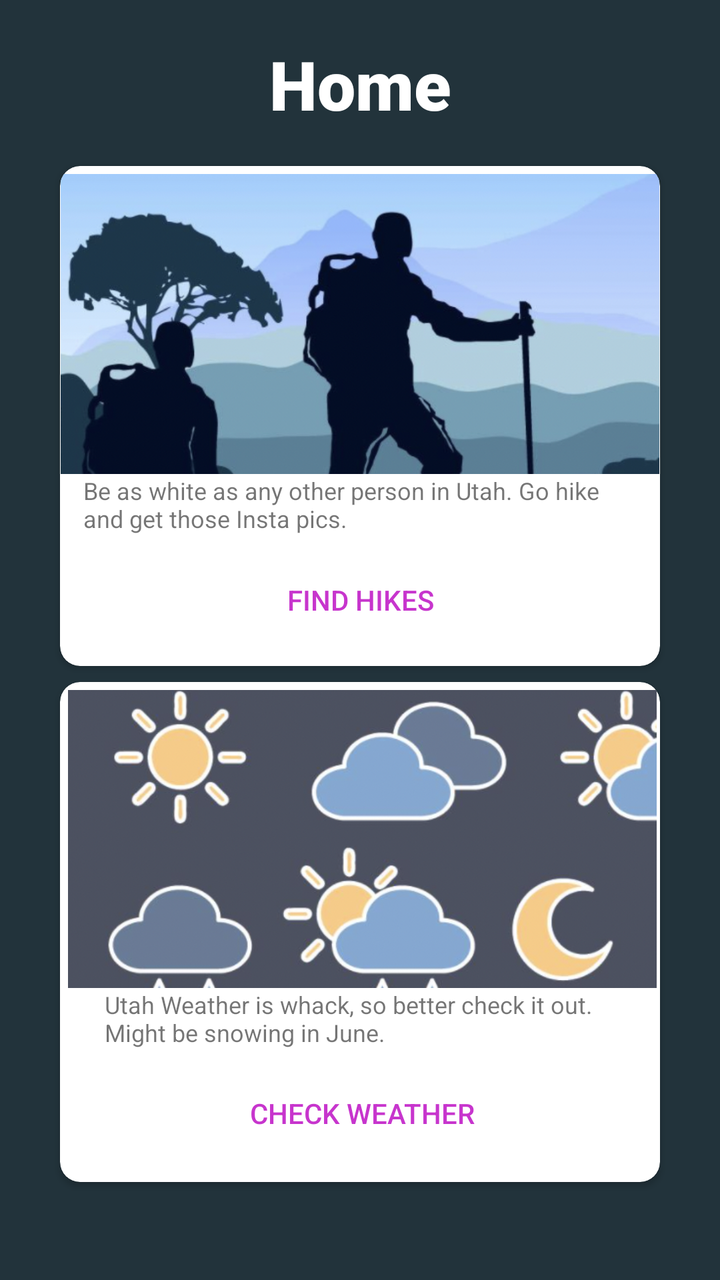
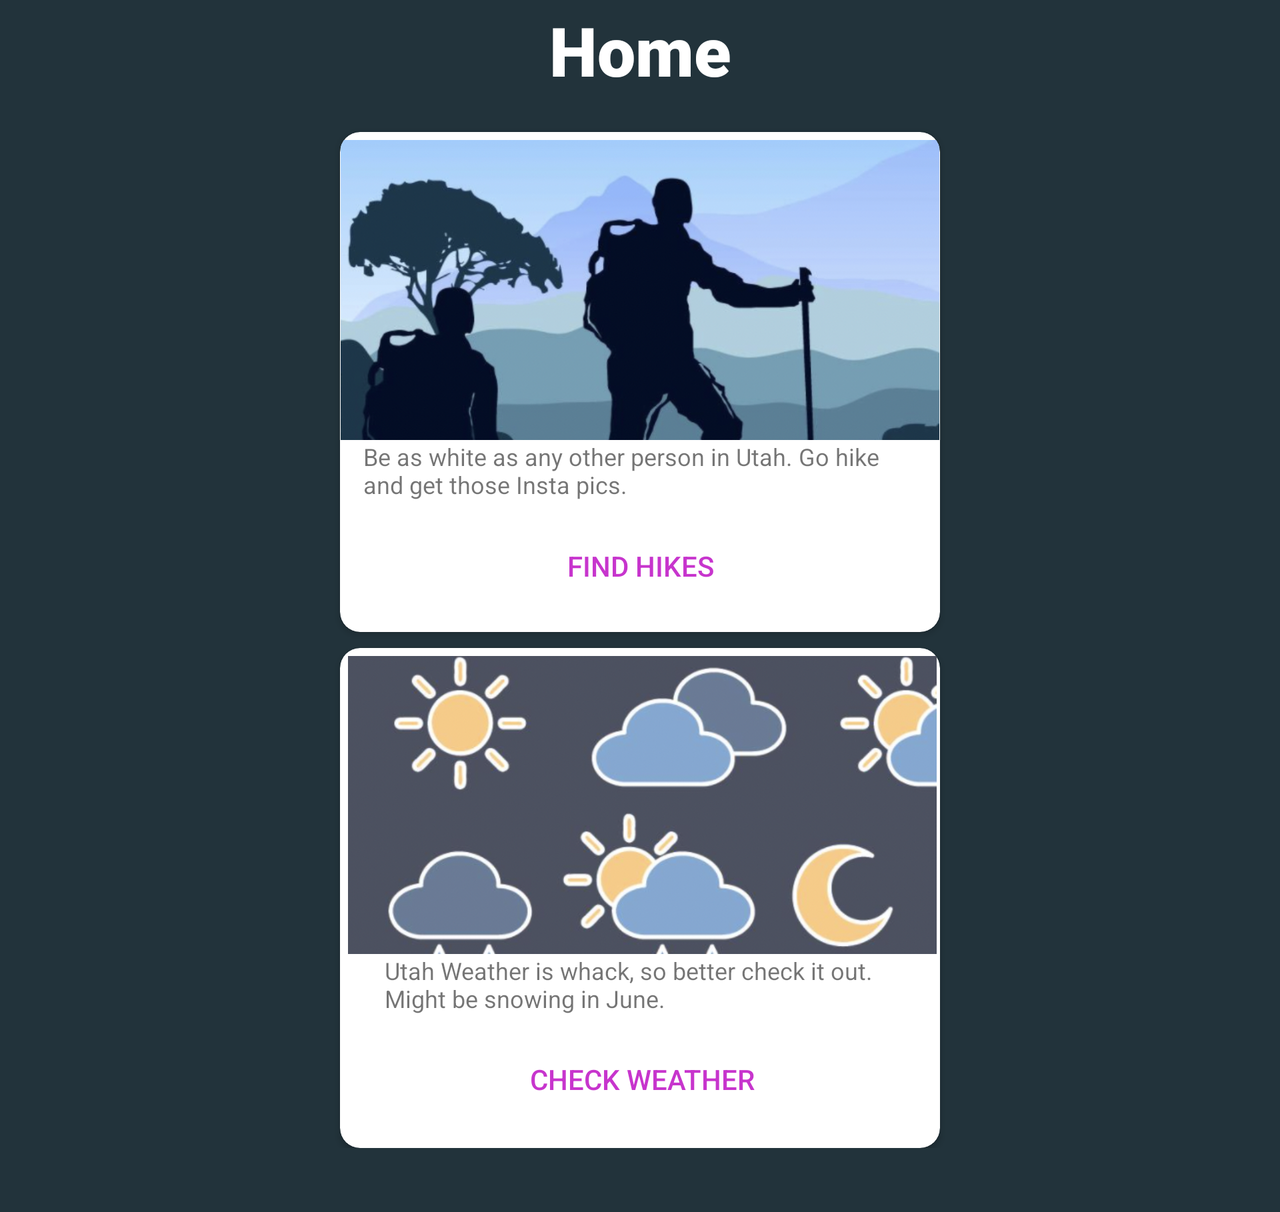

One screen, two layout resources from the same app: the default and the repository's alternative for another configuration. Each is rendered where Android would select it; the XML of both is given below.
<!-- AndroidManifest.xml: application theme Theme.LifestyleApp -->
<!-- res/layout/fragment_home.xml -->
<?xml version="1.0" encoding="utf-8"?>
<LinearLayout xmlns:android="http://schemas.android.com/apk/res/android"
    xmlns:app="http://schemas.android.com/apk/res-auto"
    xmlns:tools="http://schemas.android.com/tools"
    xmlns:card_view="http://schemas.android.com/apk/res-auto"
    android:layout_width="match_parent"
    android:layout_height="match_parent"
    android:background="#22333B"
    android:gravity="center"
    android:orientation="vertical"
    android:paddingBottom="32dp">

    <TextView
        android:layout_width="300dp"
        android:layout_height="50dp"
        android:background="#22333B"
        android:fontFamily="sans-serif-black"
        android:text="Home"
        android:layout_marginBottom="16dp"
        android:gravity="center"
        android:textColor="@color/white"
        android:textColorHighlight="#5C3535"
        android:textColorHint="#852B2B"
        android:textSize="34sp">

    </TextView>
    <androidx.cardview.widget.CardView
        android:id="@+id/hike_card_view"
        android:layout_width="300dp"
        android:layout_height="250dp"
        card_view:cardCornerRadius="10dp"
        app:cardBackgroundColor="@color/design_default_color_on_primary">

        <androidx.constraintlayout.widget.ConstraintLayout
            android:layout_width="match_parent"
            android:layout_height="match_parent">

            <ImageView
                android:id="@+id/imageView5"
                android:layout_width="300dp"
                android:layout_height="150dp"
                android:layout_marginTop="4dp"
                app:layout_constraintEnd_toEndOf="parent"
                app:layout_constraintHorizontal_bias="0.0"
                app:layout_constraintStart_toStartOf="parent"
                app:layout_constraintTop_toTopOf="parent"
                app:srcCompat="@drawable/image2" />

            <TextView
                android:id="@+id/textView3"
                android:layout_width="277dp"
                android:layout_height="39dp"
                android:text="Be as white as any other person in Utah. Go hike and get those Insta pics."
                android:textSize="12sp"
                app:layout_constraintEnd_toEndOf="@+id/imageView5"
                app:layout_constraintStart_toStartOf="@+id/imageView5"
                app:layout_constraintTop_toBottomOf="@+id/imageView5" />

            <Button
                android:id="@+id/card_hike_btn"
                style="?android:attr/borderlessButtonStyle"
                android:layout_width="108dp"
                android:layout_height="48dp"
                android:backgroundTint="#FFFFFF"
                android:fontFamily="sans-serif-medium"
                android:text="Find hikes"
                android:textColor="#C735CD"
                app:layout_constraintEnd_toEndOf="@+id/textView3"
                app:layout_constraintStart_toStartOf="@+id/textView3"
                app:layout_constraintTop_toBottomOf="@+id/textView3" />

        </androidx.constraintlayout.widget.ConstraintLayout>
    </androidx.cardview.widget.CardView>

    <TextView
        android:layout_width="300dp"
        android:layout_height="8dp" />

    <androidx.cardview.widget.CardView
        android:id="@+id/weather_card_view"
        android:layout_width="300dp"
        android:layout_height="250dp"
        card_view:cardCornerRadius="10dp">

        <androidx.constraintlayout.widget.ConstraintLayout
            android:layout_width="match_parent"
            android:layout_height="match_parent">

            <ImageView
                android:id="@+id/imageView6"
                android:layout_width="321dp"
                android:layout_height="149dp"
                android:layout_marginTop="4dp"
                app:layout_constraintEnd_toEndOf="parent"
                app:layout_constraintHorizontal_bias="0.476"
                app:layout_constraintStart_toStartOf="parent"
                app:layout_constraintTop_toTopOf="parent"
                app:srcCompat="@drawable/w_image" />

            <TextView
                android:id="@+id/textView4"
                android:layout_width="257dp"
                android:layout_height="32dp"
                android:fontFamily="sans-serif"
                android:text="Utah Weather is whack, so better check it out. Might be snowing in June."
                android:textSize="12sp"
                app:layout_constraintEnd_toEndOf="@+id/imageView6"
                app:layout_constraintStart_toStartOf="@+id/imageView6"
                app:layout_constraintTop_toBottomOf="@+id/imageView6" />

            <Button
                android:id="@+id/card_weather_btn"
                style="?android:attr/borderlessButtonStyle"
                android:layout_width="200dp"
                android:layout_height="53dp"
                android:layout_marginTop="4dp"
                android:backgroundTint="#FFFFFF"
                android:fontFamily="sans-serif-medium"
                android:text="Check Weather"
                android:textColor="#C735CD"
                app:layout_constraintEnd_toEndOf="@+id/textView4"
                app:layout_constraintStart_toStartOf="@+id/textView4"
                app:layout_constraintTop_toBottomOf="@+id/textView4" />


        </androidx.constraintlayout.widget.ConstraintLayout>


    </androidx.cardview.widget.CardView>


</LinearLayout>
<!-- resources referenced by this layout -->
<resources>
  <color name="white">#FFFFFFFF</color>
  <!-- drawable image2: png bitmap (drawable-v24, 184397 bytes) -->
  <!-- drawable w_image: png bitmap (drawable-v24, 191000 bytes) -->
  <style name="Theme.LifestyleApp" parent="Theme.MaterialComponents.DayNight.DarkActionBar">
          
          <item name="colorPrimary">@color/purple_500</item>
          <item name="colorPrimaryVariant">@color/purple_700</item>
          <item name="colorOnPrimary">@color/white</item>
          
          <item name="colorSecondary">@color/teal_200</item>
          <item name="colorSecondaryVariant">@color/teal_700</item>
          <item name="colorOnSecondary">@color/black</item>
          
          <item name="android:statusBarColor" tools:targetApi="l">?attr/colorPrimaryVariant</item>
          
      </style>
  <color name="purple_500">#FF6200EE</color>
  <color name="purple_700">#FF3700B3</color>
  <color name="teal_200">#FF03DAC5</color>
  <color name="teal_700">#FF018786</color>
  <color name="black">#FF000000</color>
</resources>
<!-- res/layout-land/fragment_home.xml (the repository's variant of the layout above) -->
<!-- drawn on the phone turned sideways -->
<?xml version="1.0" encoding="utf-8"?>
<ScrollView android:layout_width="match_parent"
    android:layout_height="match_parent"
    xmlns:android="http://schemas.android.com/apk/res/android">
<LinearLayout xmlns:android="http://schemas.android.com/apk/res/android"
    xmlns:app="http://schemas.android.com/apk/res-auto"
    xmlns:tools="http://schemas.android.com/tools"
    xmlns:card_view="http://schemas.android.com/apk/res-auto"
    android:layout_width="match_parent"
    android:layout_height="match_parent"
    android:background="#22333B"
    android:gravity="center"
    android:orientation="vertical"
    android:paddingBottom="32dp">

    <TextView
        android:layout_width="300dp"
        android:layout_height="50dp"
        android:background="#22333B"
        android:fontFamily="sans-serif-black"
        android:text="Home"
        android:layout_marginBottom="16dp"
        android:gravity="center"
        android:textColor="@color/white"
        android:textColorHighlight="#5C3535"
        android:textColorHint="#852B2B"
        android:textSize="34sp">

    </TextView>
    <androidx.cardview.widget.CardView
        android:id="@+id/hike_card_view"
        android:layout_width="300dp"
        android:layout_height="250dp"
        card_view:cardCornerRadius="10dp"
        app:cardBackgroundColor="@color/design_default_color_on_primary">

        <androidx.constraintlayout.widget.ConstraintLayout
            android:layout_width="match_parent"
            android:layout_height="match_parent">

            <ImageView
                android:id="@+id/imageView5"
                android:layout_width="300dp"
                android:layout_height="150dp"
                android:layout_marginTop="4dp"
                app:layout_constraintEnd_toEndOf="parent"
                app:layout_constraintHorizontal_bias="0.0"
                app:layout_constraintStart_toStartOf="parent"
                app:layout_constraintTop_toTopOf="parent"
                app:srcCompat="@drawable/image2" />

            <TextView
                android:id="@+id/textView3"
                android:layout_width="277dp"
                android:layout_height="39dp"
                android:text="Be as white as any other person in Utah. Go hike and get those Insta pics."
                android:textSize="12sp"
                app:layout_constraintEnd_toEndOf="@+id/imageView5"
                app:layout_constraintStart_toStartOf="@+id/imageView5"
                app:layout_constraintTop_toBottomOf="@+id/imageView5" />

            <Button
                android:id="@+id/card_hike_btn"
                style="?android:attr/borderlessButtonStyle"
                android:layout_width="108dp"
                android:layout_height="48dp"
                android:backgroundTint="#FFFFFF"
                android:fontFamily="sans-serif-medium"
                android:text="Find hikes"
                android:textColor="#C735CD"
                app:layout_constraintEnd_toEndOf="@+id/textView3"
                app:layout_constraintStart_toStartOf="@+id/textView3"
                app:layout_constraintTop_toBottomOf="@+id/textView3" />

        </androidx.constraintlayout.widget.ConstraintLayout>
    </androidx.cardview.widget.CardView>

    <TextView
        android:layout_width="300dp"
        android:layout_height="8dp" />

    <androidx.cardview.widget.CardView
        android:id="@+id/weather_card_view"
        android:layout_width="300dp"
        android:layout_height="250dp"
        card_view:cardCornerRadius="10dp">

        <androidx.constraintlayout.widget.ConstraintLayout
            android:layout_width="match_parent"
            android:layout_height="match_parent">

            <ImageView
                android:id="@+id/imageView6"
                android:layout_width="321dp"
                android:layout_height="149dp"
                android:layout_marginTop="4dp"
                app:layout_constraintEnd_toEndOf="parent"
                app:layout_constraintHorizontal_bias="0.476"
                app:layout_constraintStart_toStartOf="parent"
                app:layout_constraintTop_toTopOf="parent"
                app:srcCompat="@drawable/w_image" />

            <TextView
                android:id="@+id/textView4"
                android:layout_width="257dp"
                android:layout_height="32dp"
                android:fontFamily="sans-serif"
                android:text="Utah Weather is whack, so better check it out. Might be snowing in June."
                android:textSize="12sp"
                app:layout_constraintEnd_toEndOf="@+id/imageView6"
                app:layout_constraintStart_toStartOf="@+id/imageView6"
                app:layout_constraintTop_toBottomOf="@+id/imageView6" />

            <Button
                android:id="@+id/card_weather_btn"
                style="?android:attr/borderlessButtonStyle"
                android:layout_width="200dp"
                android:layout_height="53dp"
                android:layout_marginTop="4dp"
                android:backgroundTint="#FFFFFF"
                android:fontFamily="sans-serif-medium"
                android:text="Check Weather"
                android:textColor="#C735CD"
                app:layout_constraintEnd_toEndOf="@+id/textView4"
                app:layout_constraintStart_toStartOf="@+id/textView4"
                app:layout_constraintTop_toBottomOf="@+id/textView4" />


        </androidx.constraintlayout.widget.ConstraintLayout>


    </androidx.cardview.widget.CardView>


</LinearLayout>
</ScrollView>
